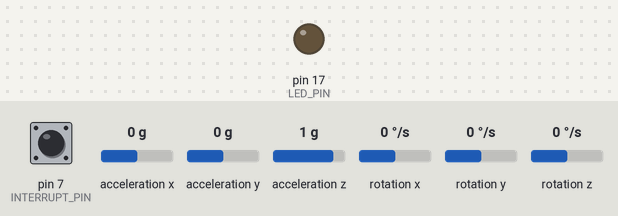
Simulated run of this sketch. Board: Arduino Leonardo, built with avr-gcc and run on an emulated ATmega32U4. Shown: output pins drawn as LEDs (lit = HIGH). Dashed ring = blinking. The inputs (shaded band) are chosen by the test bench; at power-on: acceleration x 0 g, acceleration z 1 g, rotation z 0 °/s, acceleration y 0 g, pin 7 (INTERRUPT_PIN) LOW, rotation x 0 °/s, rotation y 0 °/s. The sensor or clock chip raises its interrupt line as the real part does; what the sketch prints to the serial monitor is not drawn.

Above: at 0.1 s.
At 1.32 s:
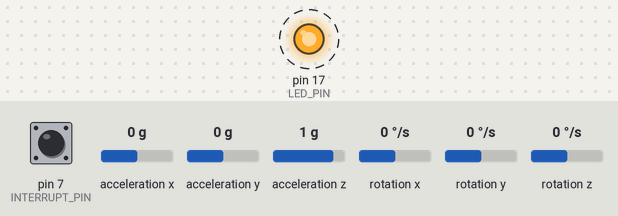
1.8 s: acceleration x set to -1.4 g
4.8 s: acceleration x set to 0 g
7.8 s: acceleration z set to 0 g
10.8 s: rotation z set to -192 °/s
13.8 s: acceleration y set to 0.8 g
Timing chart, 0 to 62.8 s (numbered marks = the images above; inputs shaded):
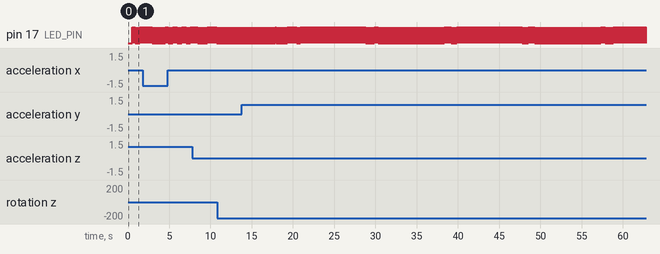

The sketch:

MPU6050_DMP6_2.ino
```cpp
// I2C device class (I2Cdev) demonstration Arduino sketch for MPU6050 class using DMP (MotionApps v2.0)
// 6/21/2012 by Jeff Rowberg <jeff@rowberg.net>
// Updates should (hopefully) always be available at https://github.com/jrowberg/i2cdevlib
//
// Changelog:
//      2013-05-08 - added seamless Fastwire support
//                 - added note about gyro calibration
//      2012-06-21 - added note about Arduino 1.0.1 + Leonardo compatibility error
//      2012-06-20 - improved FIFO overflow handling and simplified read process
//      2012-06-19 - completely rearranged DMP initialization code and simplification
//      2012-06-13 - pull gyro and accel data from FIFO packet instead of reading directly
//      2012-06-09 - fix broken FIFO read sequence and change interrupt detection to RISING
//      2012-06-05 - add gravity-compensated initial reference frame acceleration output
//                 - add 3D math helper file to DMP6 example sketch
//                 - add Euler output and Yaw/Pitch/Roll output formats
//      2012-06-04 - remove accel offset clearing for better results (thanks Sungon Lee)
//      2012-06-01 - fixed gyro sensitivity to be 2000 deg/sec instead of 250
//      2012-05-30 - basic DMP initialization working

/* ============================================
I2Cdev device library code is placed under the MIT license
Copyright (c) 2012 Jeff Rowberg

Permission is hereby granted, free of charge, to any person obtaining a copy
of this software and associated documentation files (the "Software"), to deal
in the Software without restriction, including without limitation the rights
to use, copy, modify, merge, publish, distribute, sublicense, and/or sell
copies of the Software, and to permit persons to whom the Software is
furnished to do so, subject to the following conditions:

The above copyright notice and this permission notice shall be included in
all copies or substantial portions of the Software.

THE SOFTWARE IS PROVIDED "AS IS", WITHOUT WARRANTY OF ANY KIND, EXPRESS OR
IMPLIED, INCLUDING BUT NOT LIMITED TO THE WARRANTIES OF MERCHANTABILITY,
FITNESS FOR A PARTICULAR PURPOSE AND NONINFRINGEMENT. IN NO EVENT SHALL THE
AUTHORS OR COPYRIGHT HOLDERS BE LIABLE FOR ANY CLAIM, DAMAGES OR OTHER
LIABILITY, WHETHER IN AN ACTION OF CONTRACT, TORT OR OTHERWISE, ARISING FROM,
OUT OF OR IN CONNECTION WITH THE SOFTWARE OR THE USE OR OTHER DEALINGS IN
THE SOFTWARE.
===============================================
*/

// I2Cdev and MPU6050 must be installed as libraries, or else the .cpp/.h files
// for both classes must be in the include path of your project
#include "I2Cdev.h"

#include "MPU6050_6Axis_MotionApps20.h"
//#include "MPU6050.h" // not necessary if using MotionApps include file

// Arduino Wire library is required if I2Cdev I2CDEV_ARDUINO_WIRE implementation
// is used in I2Cdev.h
#if I2CDEV_IMPLEMENTATION == I2CDEV_ARDUINO_WIRE
    #include "Wire.h"
#endif

// class default I2C address is 0x68
// specific I2C addresses may be passed as a parameter here
// AD0 low = 0x68 (default for SparkFun breakout and InvenSense evaluation board)
// AD0 high = 0x69
MPU6050 mpu;
//MPU6050 mpu(0x69); // <-- use for AD0 high

/* =========================================================================
   NOTE: In addition to connection 3.3v, GND, SDA, and SCL, this sketch
   depends on the MPU-6050's INT pin being connected to the Arduino's
   external interrupt #0 pin. On the Arduino Uno and Mega 2560, this is
   digital I/O pin 2.
 * ========================================================================= */

/* =========================================================================
   NOTE: Arduino v1.0.1 with the Leonardo board generates a compile error
   when using Serial.write(buf, len). The Teapot output uses this method.
   The solution requires a modification to the Arduino USBAPI.h file, which
   is fortunately simple, but annoying. This will be fixed in the next IDE
   release. For more info, see these links:

   http://arduino.cc/forum/index.php/topic,109987.0.html
   http://code.google.com/p/arduino/issues/detail?id=958
 * ========================================================================= */


// uncomment "OUTPUT_READABLE_QUATERNION" if you want to see the actual
// quaternion components in a [w, x, y, z] format (not best for parsing
// on a remote host such as Processing or something though)
//#define OUTPUT_READABLE_QUATERNION

// uncomment "OUTPUT_READABLE_EULER" if you want to see Euler angles
// (in degrees) calculated from the quaternions coming from the FIFO.
// Note that Euler angles suffer from gimbal lock (for more info, see
// http://en.wikipedia.org/wiki/Gimbal_lock)
//#define OUTPUT_READABLE_EULER

// uncomment "OUTPUT_READABLE_YAWPITCHROLL" if you want to see the yaw/
// pitch/roll angles (in degrees) calculated from the quaternions coming
// from the FIFO. Note this also requires gravity vector calculations.
// Also note that yaw/pitch/roll angles suffer from gimbal lock (for
// more info, see: http://en.wikipedia.org/wiki/Gimbal_lock)
#define OUTPUT_READABLE_YAWPITCHROLL

// uncomment "OUTPUT_READABLE_REALACCEL" if you want to see acceleration
// components with gravity removed. This acceleration reference frame is
// not compensated for orientation, so +X is always +X according to the
// sensor, just without the effects of gravity. If you want acceleration
// compensated for orientation, us OUTPUT_READABLE_WORLDACCEL instead.
#define OUTPUT_READABLE_REALACCEL

// uncomment "OUTPUT_READABLE_WORLDACCEL" if you want to see acceleration
// components with gravity removed and adjusted for the world frame of
// reference (yaw is relative to initial orientation, since no magnetometer
// is present in this case). Could be quite handy in some cases.
// #define OUTPUT_READABLE_WORLDACCEL

// uncomment "OUTPUT_TEAPOT" if you want output that matches the
// format used for the InvenSense teapot demo
// #define OUTPUT_TEAPOT


#define INTERRUPT_PIN 7  // use pin 2 on Arduino Uno & most boards
#define LED_PIN 17 // (Arduino is 13, Teensy is 11, Teensy++ is 6)
bool blinkState = false;

// MPU control/status vars
bool dmpReady = false;  // set true if DMP init was successful
uint8_t mpuIntStatus;   // holds actual interrupt status byte from MPU
uint8_t devStatus;      // return status after each device operation (0 = success, !0 = error)
uint16_t packetSize;    // expected DMP packet size (default is 42 bytes)
uint16_t fifoCount;     // count of all bytes currently in FIFO
uint8_t fifoBuffer[64]; // FIFO storage buffer

// orientation/motion vars
Quaternion q;           // [w, x, y, z]         quaternion container
VectorInt16 aa;         // [x, y, z]            accel sensor measurements
VectorInt16 aaReal;     // [x, y, z]            gravity-free accel sensor measurements
VectorInt16 aaWorld;    // [x, y, z]            world-frame accel sensor measurements
VectorFloat gravity;    // [x, y, z]            gravity vector
float euler[3];         // [psi, theta, phi]    Euler angle container
float ypr[3];           // [yaw, pitch, roll]   yaw/pitch/roll container and gravity vector

// packet structure for InvenSense teapot demo
uint8_t teapotPacket[14] = { '$', 0x02, 0,0, 0,0, 0,0, 0,0, 0x00, 0x00, '\r', '\n' };


// ================================================================
// ===               INTERRUPT DETECTION ROUTINE                ===
// ================================================================

volatile bool mpuInterrupt = false;     // indicates whether MPU interrupt pin has gone high
void dmpDataReady() {
    mpuInterrupt = true;
}


// ================================================================
// ===                      INITIAL SETUP                       ===
// ================================================================

void setup() {
    // join I2C bus (I2Cdev library doesn't do this automatically)
    #if I2CDEV_IMPLEMENTATION == I2CDEV_ARDUINO_WIRE
        Wire.begin();
        Wire.setClock(400000); // 400kHz I2C clock. Comment this line if having compilation difficulties
    #elif I2CDEV_IMPLEMENTATION == I2CDEV_BUILTIN_FASTWIRE
        Fastwire::setup(400, true);
    #endif

    // initialize serial communication
    // (115200 chosen because it is required for Teapot Demo output, but it's
    // really up to you depending on your project)
    Serial.begin(115200);
    while (!Serial); // wait for Leonardo enumeration, others continue immediately

    // NOTE: 8MHz or slower host processors, like the Teensy @ 3.3V or Arduino
    // Pro Mini running at 3.3V, cannot handle this baud rate reliably due to
    // the baud timing being too misaligned with processor ticks. You must use
    // 38400 or slower in these cases, or use some kind of external separate
    // crystal solution for the UART timer.

    // initialize device
    Serial.println(F("Initializing I2C devices..."));
    mpu.initialize();
    pinMode(INTERRUPT_PIN, INPUT);

    // verify connection
    Serial.println(F("Testing device connections..."));
    Serial.println(mpu.testConnection() ? F("MPU6050 connection successful") : F("MPU6050 connection failed"));

    // wait for ready
    Serial.println(F("\nSend any character to begin DMP programming and demo: "));
    while (Serial.available() && Serial.read()); // empty buffer
    // while (!Serial.available());                 // wait for data
    while (Serial.available() && Serial.read()); // empty buffer again

    // load and configure the DMP
    Serial.println(F("Initializing DMP..."));
    devStatus = mpu.dmpInitialize();

    // [Config] supply your own gyro offsets here, scaled for min sensitivity
    // Latest update: 10/11/17 17:06
    mpu.setXAccelOffset(526);
    mpu.setYAccelOffset(4179);
    mpu.setZAccelOffset(1889);
    mpu.setXGyroOffset(104);
    mpu.setYGyroOffset(10);
    mpu.setZGyroOffset(1);

    // make sure it worked (returns 0 if so)
    if (devStatus == 0) {
        // turn on the DMP, now that it's ready
        Serial.println(F("Enabling DMP..."));
        mpu.setDMPEnabled(true);

        // enable Arduino interrupt detection
        Serial.println(F("Enabling interrupt detection (Arduino external interrupt 0)..."));
        attachInterrupt(digitalPinToInterrupt(INTERRUPT_PIN), dmpDataReady, RISING);
        mpuIntStatus = mpu.getIntStatus();

        // set our DMP Ready flag so the main loop() function knows it's okay to use it
        Serial.println(F("DMP ready! Waiting for first interrupt..."));
        dmpReady = true;

        // get expected DMP packet size for later comparison
        packetSize = mpu.dmpGetFIFOPacketSize();
    } else {
        // ERROR!
        // 1 = initial memory load failed
        // 2 = DMP configuration updates failed
        // (if it's going to break, usually the code will be 1)
        Serial.print(F("DMP Initialization failed (code "));
        Serial.print(devStatus);
        Serial.println(F(")"));
    }

    // configure LED for output
    pinMode(LED_PIN, OUTPUT);
}


// ================================================================
// ===                    MAIN PROGRAM LOOP                     ===
// ================================================================

void loop() {
    // if programming failed, don't try to do anything
    if (!dmpReady) return;

    // wait for MPU interrupt or extra packet(s) available
    while (!mpuInterrupt && fifoCount < packetSize) {
        // other program behavior stuff here
        // .
        // .
        // .
        // if you are really paranoid you can frequently test in between other
        // stuff to see if mpuInterrupt is true, and if so, "break;" from the
        // while() loop to immediately process the MPU data
        // .
        // .
        // .
    }

    // reset interrupt flag and get INT_STATUS byte
    mpuInterrupt = false;
    mpuIntStatus = mpu.getIntStatus();

    // get current FIFO count
    fifoCount = mpu.getFIFOCount();

    // check for overflow (this should never happen unless our code is too inefficient)
    if ((mpuIntStatus & 0x10) || fifoCount == 1024) {
        // reset so we can continue cleanly
        mpu.resetFIFO();
        Serial.println(F("FIFO overflow!"));

    // otherwise, check for DMP data ready interrupt (this should happen frequently)
    } else if (mpuIntStatus & 0x02) {
        // wait for correct available data length, should be a VERY short wait
        while (fifoCount < packetSize) fifoCount = mpu.getFIFOCount();

        // read a packet from FIFO
        mpu.getFIFOBytes(fifoBuffer, packetSize);

        // track FIFO count here in case there is > 1 packet available
        // (this lets us immediately read more without waiting for an interrupt)
        fifoCount -= packetSize;

        #ifdef OUTPUT_READABLE_QUATERNION
            // display quaternion values in easy matrix form: w x y z
            mpu.dmpGetQuaternion(&q, fifoBuffer);
            Serial.print("quat\t");
            Serial.print(q.w);
            Serial.print("\t");
            Serial.print(q.x);
            Serial.print("\t");
            Serial.print(q.y);
            Serial.print("\t");
            Serial.println(q.z);
        #endif

        #ifdef OUTPUT_READABLE_EULER
            // display Euler angles in degrees
            mpu.dmpGetQuaternion(&q, fifoBuffer);
            mpu.dmpGetEuler(euler, &q);
            Serial.print("euler\t");
            Serial.print(euler[0] * 180/M_PI);
            Serial.print("\t");
            Serial.print(euler[1] * 180/M_PI);
            Serial.print("\t");
            Serial.println(euler[2] * 180/M_PI);
        #endif

        #ifdef OUTPUT_READABLE_YAWPITCHROLL
            // display Euler angles in degrees
            mpu.dmpGetQuaternion(&q, fifoBuffer);
            mpu.dmpGetGravity(&gravity, &q);
            mpu.dmpGetYawPitchRoll(ypr, &q, &gravity);
            Serial.print("ypr\t");
            Serial.print(ypr[0] * 1800/M_PI);
            Serial.print("\t");
            Serial.print(ypr[1] * 1800/M_PI);
            Serial.print("\t");
            Serial.print(ypr[2] * 1800/M_PI);
            Serial.print("\t");
        #endif

        #ifdef OUTPUT_READABLE_REALACCEL
            // display real acceleration, adjusted to remove gravity
            mpu.dmpGetQuaternion(&q, fifoBuffer);
            mpu.dmpGetAccel(&aa, fifoBuffer);
            mpu.dmpGetGravity(&gravity, &q);
            mpu.dmpGetLinearAccel(&aaReal, &aa, &gravity);
            Serial.print("areal\t");
            Serial.print(aaReal.x);
            Serial.print("\t");
            Serial.print(aaReal.y);
            Serial.print("\t");
            Serial.print(aaReal.z);
            Serial.print("\t");
        #endif

        #ifdef OUTPUT_READABLE_WORLDACCEL
            // display initial world-frame acceleration, adjusted to remove gravity
            // and rotated based on known orientation from quaternion
            mpu.dmpGetQuaternion(&q, fifoBuffer);
            mpu.dmpGetAccel(&aa, fifoBuffer);
            mpu.dmpGetGravity(&gravity, &q);
            mpu.dmpGetLinearAccel(&aaReal, &aa, &gravity);
            mpu.dmpGetLinearAccelInWorld(&aaWorld, &aaReal, &q);
            Serial.print("aworld\t");
            Serial.print(aaWorld.x);
            Serial.print("\t");
            Serial.print(aaWorld.y);
            Serial.print("\t");
            Serial.print(aaWorld.z);
        #endif

        #ifdef OUTPUT_TEAPOT
            // display quaternion values in InvenSense Teapot demo format:
            teapotPacket[2] = fifoBuffer[0];
            teapotPacket[3] = fifoBuffer[1];
            teapotPacket[4] = fifoBuffer[4];
            teapotPacket[5] = fifoBuffer[5];

            teapotPacket[6] = fifoBuffer[8];
            teapotPacket[7] = fifoBuffer[9];
            teapotPacket[8] = fifoBuffer[12];
            teapotPacket[9] = fifoBuffer[13];
            Serial.write(teapotPacket, 14);
            teapotPacket[11]++; // packetCount, loops at 0xFF on purpose
        #endif

        Serial.println();

        // blink LED to indicate activity
        blinkState = !blinkState;
        digitalWrite(LED_PIN, blinkState);
    }
}
```

Measured:
- by itself, pin 17 (LED_PIN): alternates HIGH for 0.02 s and LOW for 0.02 s
